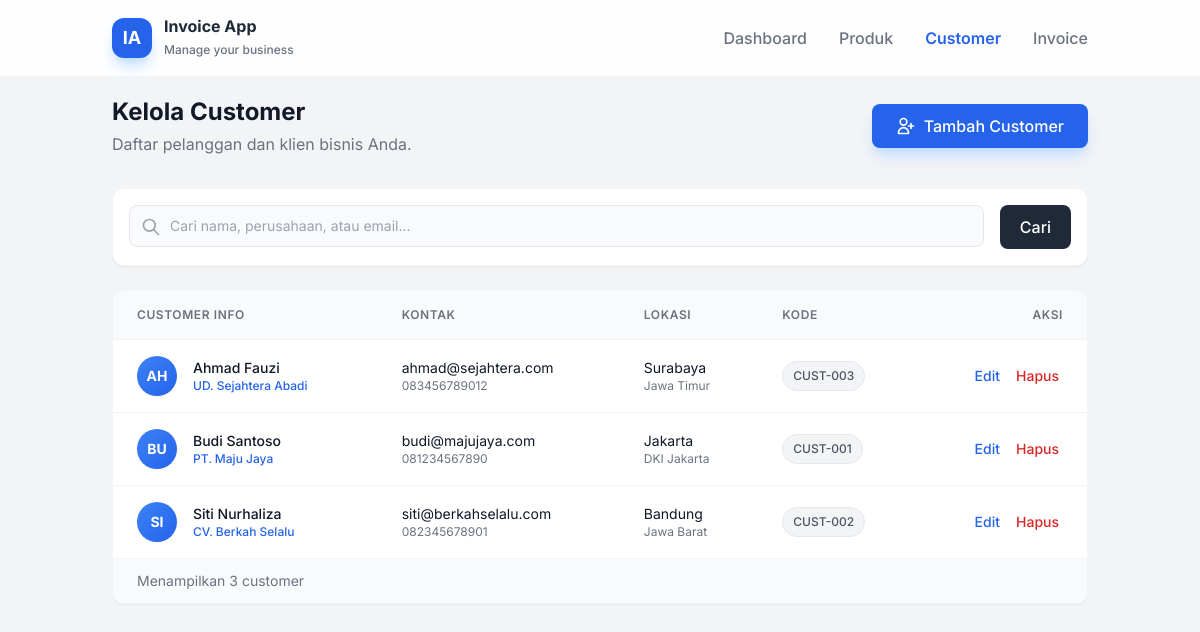
The page /page/customers/list.php on the database its author committed.
### tables this page shows
CREATE TABLE IF NOT EXISTS `customers` (
  `id` int(11) NOT NULL AUTO_INCREMENT,
  `code` varchar(50) DEFAULT NULL,
  `name` varchar(255) NOT NULL,
  `company` varchar(255) DEFAULT NULL,
  `email` varchar(255) DEFAULT NULL,
  `phone` varchar(50) DEFAULT NULL,
  `address` text DEFAULT NULL,
  `city` varchar(100) DEFAULT NULL,
  `province` varchar(100) DEFAULT NULL,
  `postal_code` varchar(20) DEFAULT NULL,
  `tax_id` varchar(50) DEFAULT NULL COMMENT 'NPWP',
  `notes` text DEFAULT NULL,
  `is_active` tinyint(1) NOT NULL DEFAULT 1,
  `created_at` timestamp NOT NULL DEFAULT CURRENT_TIMESTAMP,
  `updated_at` timestamp NOT NULL DEFAULT CURRENT_TIMESTAMP ON UPDATE CURRENT_TIMESTAMP,
  PRIMARY KEY (`id`),
  UNIQUE KEY `code` (`code`),
  KEY `email` (`email`),
  KEY `is_active` (`is_active`)
);

### page/customers/list.php (the view, shortened to what this page needs)
<?php
$db = getDB();
$search = $_GET['search'] ?? '';
$searchQuery = "";
$params = [];
$query = "SELECT * FROM customers WHERE is_active = 1 $searchQuery ORDER BY name ASC";
$stmt = $db->prepare($query);
$stmt->execute($params);
$customers = $stmt->fetchAll();
?>
<!DOCTYPE html>
<html lang="id">
<head>
    <script src="https://cdn.tailwindcss.com"></script>
</head>
<body class="text-gray-800">
    <nav class="glass-header fixed w-full z-10 top-0">
        <div class="container mx-auto px-6 py-4">
            <div class="flex items-center justify-between">
                <div class="flex items-center gap-3">
                    <div class="w-10 h-10 bg-blue-600 rounded-xl flex items-center justify-center text-white font-bold text-lg shadow-lg shadow-blue-200">
                        IA
                    </div>
                    <div>
                        <span class="block font-bold text-gray-800 leading-tight">Invoice App</span>
                        <span class="text-xs text-gray-500 font-medium">Manage your business</span>
                    </div>
                </div>
                <div class="hidden md:flex items-center gap-8">
                    <a href="../../index.php" class="text-gray-500 hover:text-blue-600 font-medium transition duration-200">Dashboard</a>
                    <a href="../products/list.php" class="text-gray-500 hover:text-blue-600 font-medium transition duration-200">Produk</a>
                    <a href="list.php" class="text-blue-600 font-semibold transition duration-200">Customer</a>
                    <a href="../invoices/list.php" class="text-gray-500 hover:text-blue-600 font-medium transition duration-200">Invoice</a>
                </div>
            </div>
        </div>
    </nav>
    <main class="container mx-auto px-6 pt-24 pb-12">
        <div class="flex flex-col md:flex-row md:items-center justify-between gap-4 mb-8">
            <div>
                <h1 class="text-2xl font-bold text-gray-900">Kelola Customer</h1>
                <p class="text-gray-500 mt-1">Daftar pelanggan dan klien bisnis Anda.</p>
            </div>
            <a href="form.php" class="bg-blue-600 hover:bg-blue-700 text-white px-6 py-2.5 rounded-lg font-medium shadow-lg shadow-blue-200 transition duration-200 flex items-center gap-2 transform hover:-translate-y-0.5">
                <svg class="w-5 h-5" fill="none" stroke="currentColor" viewBox="0 0 24 24"><path stroke-linecap="round" stroke-linejoin="round" stroke-width="2" d="M18 9v3m0 0v3m0-3h3m-3 0h-3m-2-5a4 4 0 11-8 0 4 4 0 018 0zM3 20a6 6 0 0112 0v1H3v-1z"/></svg>
                Tambah Customer
            </a>
        </div>
        <div class="bg-white rounded-xl shadow-sm border border-gray-100 p-4 mb-6">
            <form action="" method="GET" class="flex gap-4">
                <div class="flex-1 relative">
                    <div class="absolute inset-y-0 left-0 pl-3 flex items-center pointer-events-none">
                    </div>
                    <input type="text" name="search" value="<?php echo htmlspecialchars($search); ?>"
                           class="block w-full pl-10 pr-3 py-2.5 border border-gray-200 rounded-lg leading-5 bg-gray-50 placeholder-gray-400 focus:outline-none focus:bg-white focus:ring-1 focus:ring-blue-500 focus:border-blue-500 sm:text-sm transition duration-150 ease-in-out"
                           placeholder="Cari nama, perusahaan, atau email...">
                </div>
                <button type="submit" class="bg-gray-800 hover:bg-gray-900 text-white px-5 py-2.5 rounded-lg font-medium transition duration-200">
                    Cari
                </button>
            </form>
        </div>
        <div class="bg-white rounded-xl shadow-sm border border-gray-100 overflow-hidden">
            <div class="overflow-x-auto">
                <table class="w-full">
                    <thead>
                        <tr class="bg-gray-50 border-b border-gray-100">
                            <th class="px-6 py-4 text-left text-xs font-semibold text-gray-500 uppercase tracking-wider">Customer Info</th>
                            <th class="px-6 py-4 text-left text-xs font-semibold text-gray-500 uppercase tracking-wider">Kontak</th>
                            <th class="px-6 py-4 text-left text-xs font-semibold text-gray-500 uppercase tracking-wider">Lokasi</th>
                            <th class="px-6 py-4 text-left text-xs font-semibold text-gray-500 uppercase tracking-wider">Kode</th>
                            <th class="px-6 py-4 text-right text-xs font-semibold text-gray-500 uppercase tracking-wider">Aksi</th>
                        </tr>
                    </thead>
                    <tbody class="divide-y divide-gray-100">
                        <?php if (count($customers) > 0): ?>
                            <?php foreach ($customers as $cust): ?>
                            <tr class="hover:bg-gray-50 transition duration-150">
                                <td class="px-6 py-4 whitespace-nowrap">
                                    <div class="flex items-center">
                                        <div class="h-10 w-10 flex-shrink-0 avatar-initial text-white rounded-full flex items-center justify-center font-bold text-sm shadow-sm">
                                            <?php echo strtoupper(substr($cust['name'], 0, 2)); ?>
                                        </div>
                                        <div class="ml-4">
                                            <div class="text-sm font-medium text-gray-900"><?php echo htmlspecialchars($cust['name']); ?></div>
                                            <?php if (!empty($cust['company'])): ?>
                                                <div class="text-xs text-blue-600 font-medium"><?php echo htmlspecialchars($cust['company']); ?></div>
                                            <?php endif; ?>
                                        </div>
                                    </div>
                                </td>
                                <td class="px-6 py-4 whitespace-nowrap">
                                    <div class="text-sm text-gray-900"><?php echo htmlspecialchars($cust['email'] ?? '-'); ?></div>
                                    <div class="text-xs text-gray-500"><?php echo htmlspecialchars($cust['phone'] ?? '-'); ?></div>
                                </td>
                                <td class="px-6 py-4 whitespace-nowrap">
                                    <div class="text-sm text-gray-900"><?php echo htmlspecialchars($cust['city'] ?? '-'); ?></div>
                                    <div class="text-xs text-gray-500"><?php echo htmlspecialchars($cust['province'] ?? ''); ?></div>
                                </td>
                                <td class="px-6 py-4 whitespace-nowrap">
                                    <span class="px-2.5 py-1 inline-flex text-xs leading-5 font-medium rounded-full bg-gray-100 text-gray-600 border border-gray-200">
                                        <?php echo htmlspecialchars($cust['code']); ?>
                                    </span>
                                </td>
                                <td class="px-6 py-4 whitespace-nowrap text-right text-sm font-medium">
                                    <div class="flex justify-end gap-2">
                                        <a href="form.php?id=<?php echo $cust['id']; ?>" class="text-blue-600 hover:text-blue-900 p-1 hover:bg-blue-50 rounded transition">
                                            Edit
                                        </a>
                                        <button onclick="deleteCustomer(<?php echo $cust['id']; ?>)" class="text-red-600 hover:text-red-900 p-1 hover:bg-red-50 rounded transition">
                                            Hapus
                                        </button>
                                    </div>
                                </td>
                            </tr>
                            <?php endforeach; ?>
                        <?php endif; ?>
                    </tbody>
                </table>
            </div>
            <div class="bg-gray-50 px-6 py-3 border-t border-gray-100 flex items-center justify-between">
                <span class="text-sm text-gray-500">Menampilkan <?php echo count($customers); ?> customer</span>
            </div>
        </div>
    </main>
</body>
</html>

### page/customers/list.php (style rules this page uses)
body { font-family: 'Inter', sans-serif; background-color: #f3f4f6; }
.glass-header { background: rgba(255, 255, 255, 0.9); backdrop-filter: blur(10px); border-bottom: 1px solid rgba(229, 231, 235, 0.5); }
.avatar-initial { background: linear-gradient(135deg, #3b82f6 0%, #2563eb 100%); }

### rows shown on the page
customers: name "AH", name "Ahmad Fauzi", company "UD. Sejahtera Abadi", email "ahmad@sejahtera.com", phone "083456789012", city "Surabaya", province "Jawa Timur", code "CUST-003"
customers: name "BU", name "Budi Santoso", company "PT. Maju Jaya", email "budi@majujaya.com", phone "081234567890", city "Jakarta", province "DKI Jakarta", code "CUST-001"
customers: name "SI", name "Siti Nurhaliza", company "CV. Berkah Selalu", email "siti@berkahselalu.com", phone "082345678901", city "Bandung", province "Jawa Barat", code "CUST-002"

### other values the page prints
count($customers) "3"
